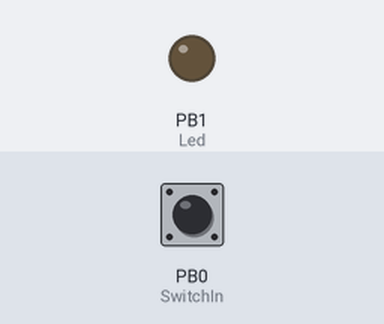
Recording of a sketch running on a simulated ATtiny85, built with avr-gcc and run on an emulated ATtiny85. Parts: output pins drawn as LEDs (lit = HIGH). The test bench sets the inputs (shaded band); at power-on: PB0 (SwitchIn) HIGH.

Above: at 1.2 s.
1.3 s: PB0 (SwitchIn) pulled LOW for 0.15 s
At 1.43 s:
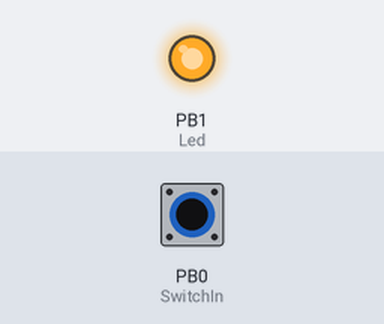
3.0 s: PB0 (SwitchIn) pulled LOW for 3.2 s
At 7.7 s:
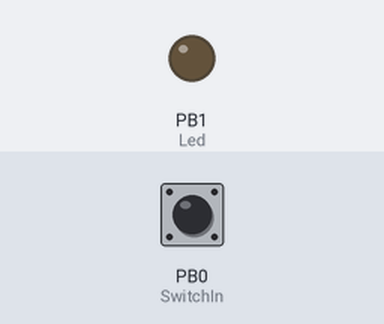
Timing chart, 0 to 9.2 s (numbered marks = the images above; inputs shaded):
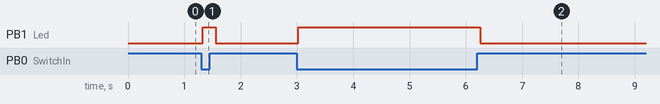

Measured:
- after the input at 1.3 s, PB1 (Led): LOW → HIGH at once, → LOW 0.23 s later
- after the input at 3.0 s, PB1 (Led): LOW → HIGH at once, → LOW 3.2 s later

The sketch:

KeyIn.ino
```cpp
// use digispark board & library

#include "DigiKeyboard.h"

// key input in pin 0, led indicator in pin 1

# define Led 1
# define SwitchIn 0

void setup() {
  // initialize pin mode
  pinMode(Led, OUTPUT);
  pinMode(SwitchIn, INPUT_PULLUP);
}

void loop() {
  DigiKeyboard.sendKeyStroke(0);
  delay(30);
  if (!digitalRead(SwitchIn)){
    digitalWrite(Led, HIGH);
    // set press key is ctrl + F7/ MOD_CONTROL_RIGHT & KEY_F7
    DigiKeyboard.sendKeyPress(KEY_F7, MOD_CONTROL_RIGHT);
    DigiKeyboard.sendKeyStroke(0);
    // check input switch is release ...
    do{
      delay(100);
    }while(!digitalRead(SwitchIn));
  }
  else{
    digitalWrite(Led, LOW);
  }
}
```
